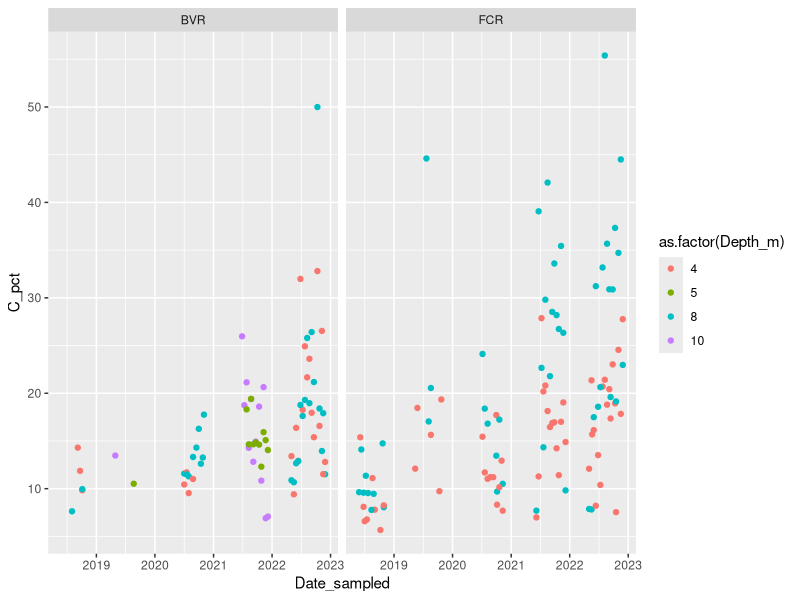
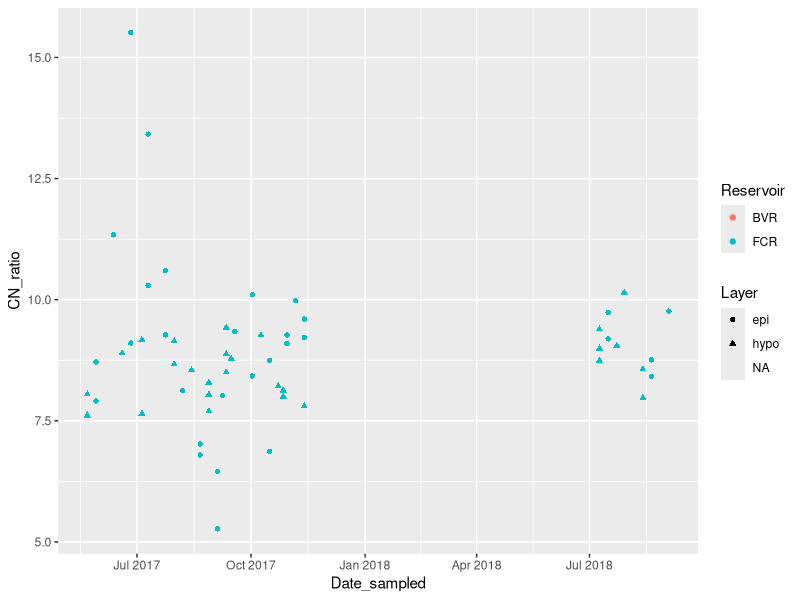
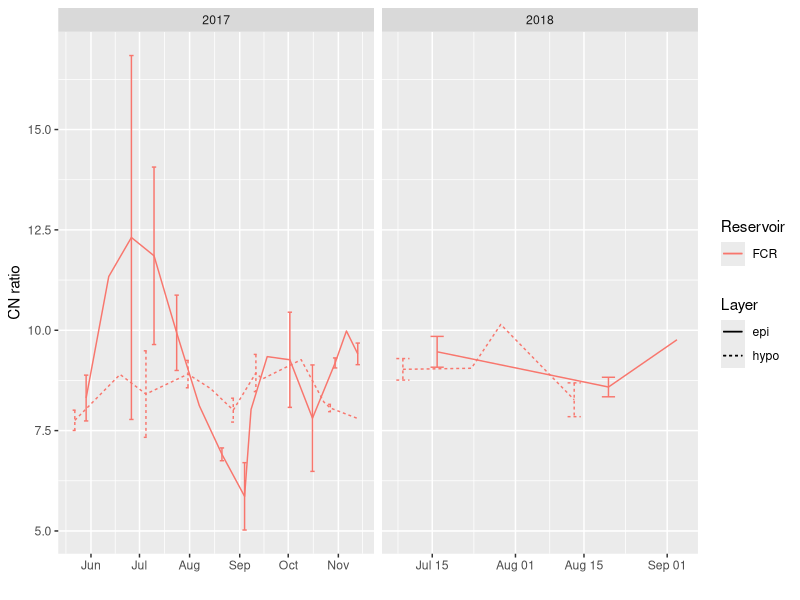
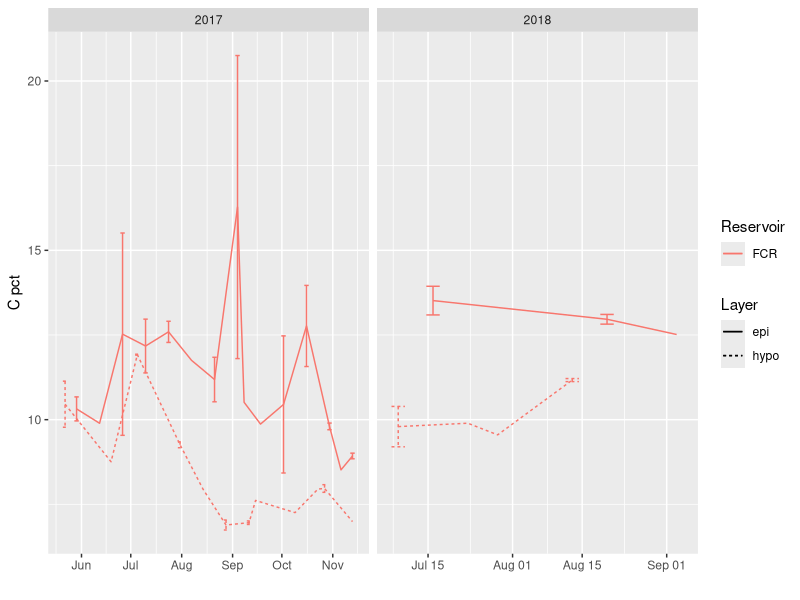
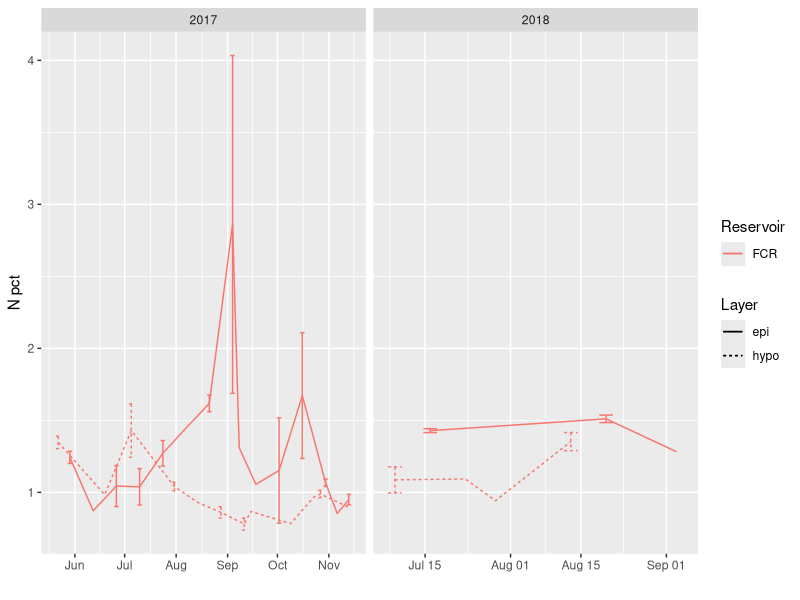
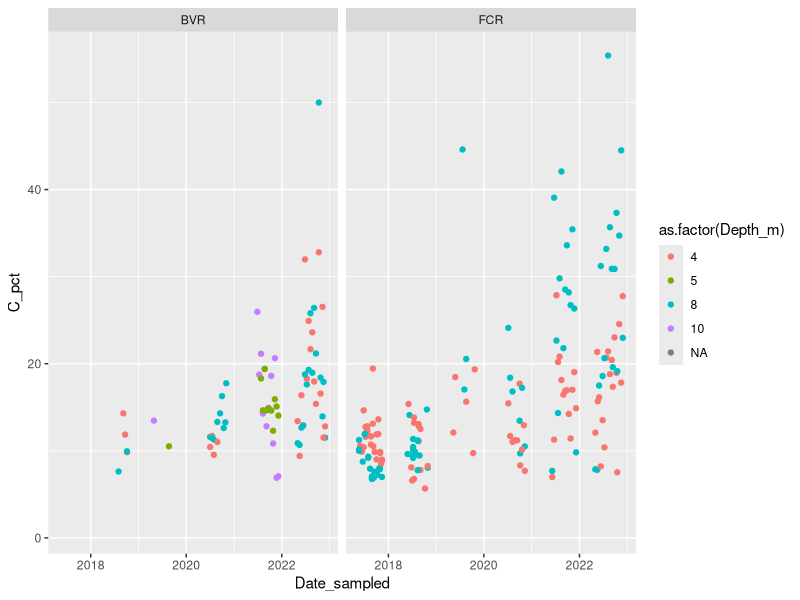

Recreate these plots in R, in order.
## ---- chunk 1
knitr::opts_chunk$set(echo = TRUE)
library(tidyverse)
library(lubridate)
## ---- chunk 2
cn1 = read.csv("./2023 sed trap runs/ASL 23jan23.csv")
cn2 = read.csv("./2023 sed trap runs/ASL 24jan23.csv")
cn3 = read.csv("./2023 sed trap runs/ASL 26jan23.csv")
cn4 = read.csv("./2023 sed trap runs/ASL 27jan23.csv")

cn_raw = cn1%>%
  full_join(cn2)%>%
  full_join(cn3)%>%
  full_join(cn4)

cn_processed = cn_raw%>%
  filter(!Name%in%c("aa as unknown","aspartic acid","RunIn","ref zzyzx","crucible blank","internal reference zzyzx"),
         Method == "very low")%>%
  mutate(Reservoir = ifelse(substring(Name,1,1)=="f","FCR",NA),
         Reservoir = ifelse(substring(Name,1,1)=="b","BVR",Reservoir),
         cut = substring(Name,2),
         Date_sampled = as.Date(sub("_.*","",cut),format = "%d%b%y"),
         cut = sub("[0-9]+[a-z]+[0-9]+","",cut),
         Depth_m = as.numeric(sub("_","",sub("m.+","",cut))),
         cut = sub("_[0-9]+m_","",cut),
         cut = ifelse(cut=="r1f2","r1f2_r1f2",cut),
         filter1_ID = ifelse(grepl("_",cut),
                             sub("_.+","",cut),
                             paste0("r1",cut)),
         filter2_ID = ifelse(grepl("_",cut),
                             sub(".+_","",cut),
                             paste0("r2",cut)))%>%
  select(-cut,-No.,-Hole..Pos.,-Method,-Info,-C..Blank,-N..Blank)%>%
  rename(Time_run = Time,
         Weight_mg = Weight...mg.,
         N_area = N..Area,
         C_area = C..Area,
         N_pct = N.....,
         C_pct = C.....,
         CN_ratio = C.N..ratio,
         N_factor = N..Factor,
         C_factor = C..Factor,
         Date_run = Date)

cn_processed%>%
  ggplot(aes(x=Date_sampled,y=C_pct,color=as.factor(Depth_m)))+
  geom_point()+
  facet_wrap(~Reservoir)
## ---- chunk 3
cn1 <- read.csv("./2019 files/MAG03Apr19.csv")
cn2 <- read.csv("./2019 files/MAG10Apr19.csv")
cn3 <- read.csv("./2019 files/MAG28mar19.csv")

cn_temp <- cn1 %>%
  full_join(cn2)%>%
  full_join(cn3)%>%
  filter(Method == "soil")%>%
  mutate(Name = tolower(Name),
         Date_run = Date,
         Reservoir = str_extract(str_extract(Name, "(f_|fcr|b_|bvr)"),"[a-z]"),
         Reservoir = ifelse(grepl("f",Reservoir),
                           "FCR",
                           ifelse(grepl("b",Reservoir),
                                  "BVR",
                                  NA)
                           ),
         Depth_m = as.numeric(str_extract(str_extract(Name, "[0-9]+m"),"[0-9]+")),
         Rep = as.numeric(str_extract(str_extract(Name, "r[0-9]+"),"[0-9]+")),
         is.dup = str_extract(Name, "dup"),
         Date_num = as.character(as.Date(str_extract(Name, "\\d\\d\\d\\d+"), format = "%m%d%y")),
         Date_let = as.character(as.Date(str_extract(Name, "\\d+\\D\\D\\D\\d\\d"), format = "%d%b%y")),
         Date_slash = as.character(as.Date(str_extract(Name, "\\d+/\\d+/\\d+"), format = "%m/%d/%y")))%>%
  rename(Time_run = Time,
         Weight_mg = Weight...mg.,
         N_area = N..Area,
         C_area = C..Area,
         N_pct = N.....,
         C_pct = C.....,
         CN_ratio = C.N..ratio)%>%
  select(-No.,-Hole..Pos.,-N..Factor,-C..Factor,-N..Blank,-C..Blank)
cn_17_18 <- unite(cn_temp, "Date_temp", c(Date_num,Date_let,Date_slash), sep = "")%>%
  mutate(Date_sampled = as.Date(gsub("NA","",Date_temp)))%>%
  select(-Date_temp,-Date)
cn_17_18$Layer[cn_17_18$Depth_m %in% c(4,5)] <- "epi"
cn_17_18$Layer[cn_17_18$Depth_m %in% c(8,10)] <- "hypo"

cn_17_18%>%
  ggplot(aes(x = Date_sampled, y = CN_ratio, color = Reservoir, shape = Layer))+
  geom_point()

cn_sd <- cn_17_18 %>%
  group_by(Reservoir, Layer, Date_sampled)%>%
  add_tally()%>%
  summarize(CN_ratio_mean = mean(CN_ratio, na.rm = T),
            CN_ratio_sd = sd(CN_ratio, na.rm = T),
            N_pct_mean = mean(N_pct),
            N_pct_sd = sd(N_pct),
            C_pct_mean = mean(C_pct),
            C_pct_sd = sd(C_pct),
            n = unique(n))%>%
  mutate(Year = year(Date_sampled))

cn_sd%>%
  filter(!is.na(Date_sampled))%>%
  ggplot(aes(x = Date_sampled, y = CN_ratio_mean, col = Reservoir, lty = Layer))+
  geom_line()+
  geom_errorbar(aes(ymin = (CN_ratio_mean-CN_ratio_sd), ymax = (CN_ratio_mean+CN_ratio_sd)))+
  ylab("CN ratio")+
  xlab("")+
  facet_wrap("Year", scales = "free_x")

cn_sd%>%
  filter(!is.na(Date_sampled))%>%
  ggplot(aes(x = Date_sampled, y = C_pct_mean, col = Reservoir, lty = Layer))+
  geom_line()+
  geom_errorbar(aes(ymin = (C_pct_mean-C_pct_sd), ymax = (C_pct_mean+C_pct_sd)))+
  ylab("C pct")+
  xlab("")+
  facet_wrap("Year", scales = "free_x")

cn_sd%>%
  filter(!is.na(Date_sampled))%>%
  ggplot(aes(x = Date_sampled, y = N_pct_mean, col = Reservoir, lty = Layer))+
  geom_line()+
  geom_errorbar(aes(ymin = (N_pct_mean-N_pct_sd), ymax = (N_pct_mean+N_pct_sd)))+
  ylab("N pct")+
  xlab("")+
  facet_wrap("Year", scales = "free_x")
## ---- chunk 4
names(cn_processed)
names(cn_17_18)

cn_comb = cn_processed%>%
  full_join(cn_17_18)

cn_comb%>%
  ggplot(aes(x=Date_sampled,y=C_pct,color=as.factor(Depth_m)))+
  geom_point()+
  facet_wrap(~Reservoir)
